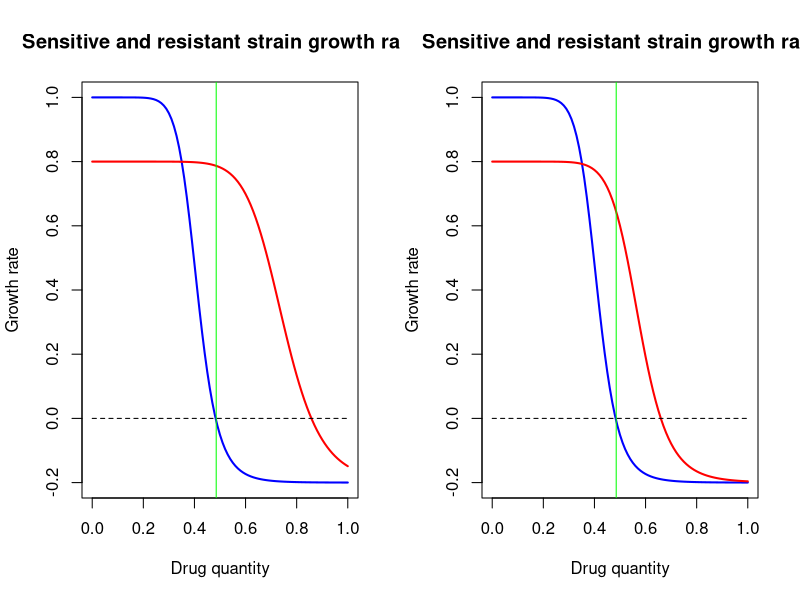
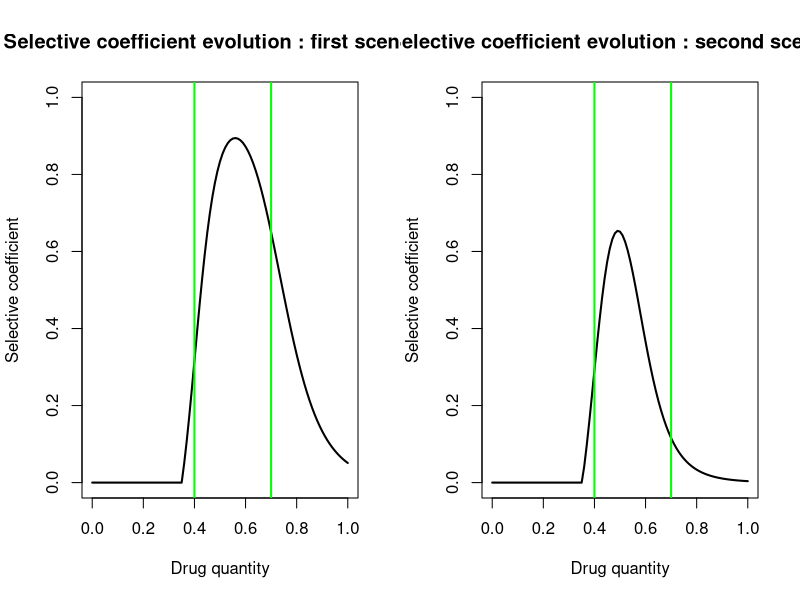
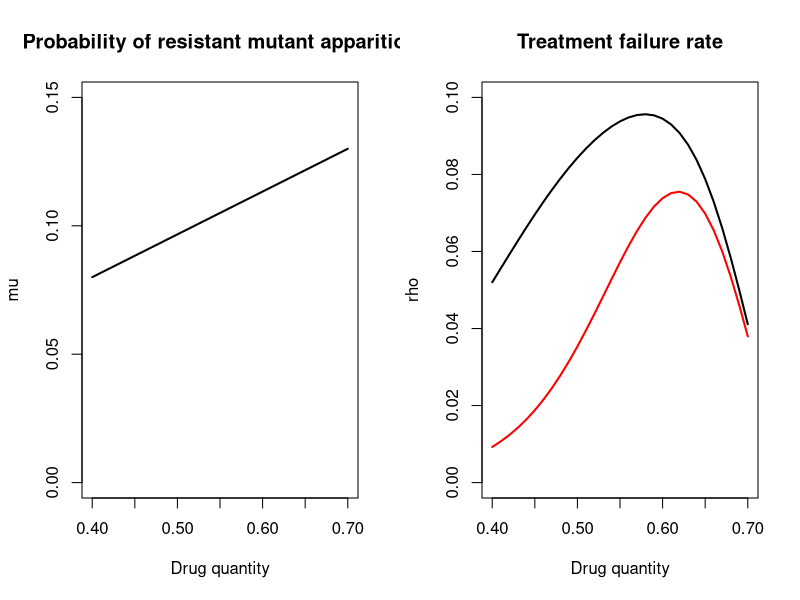
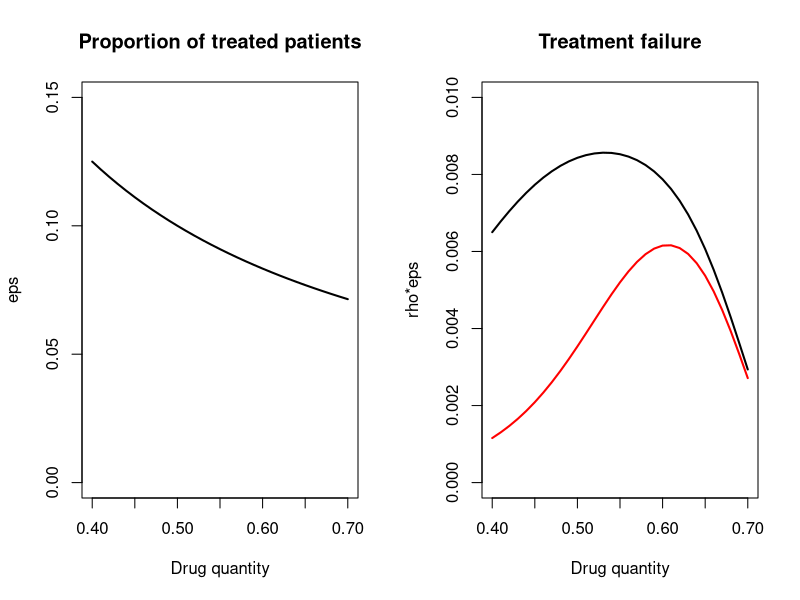
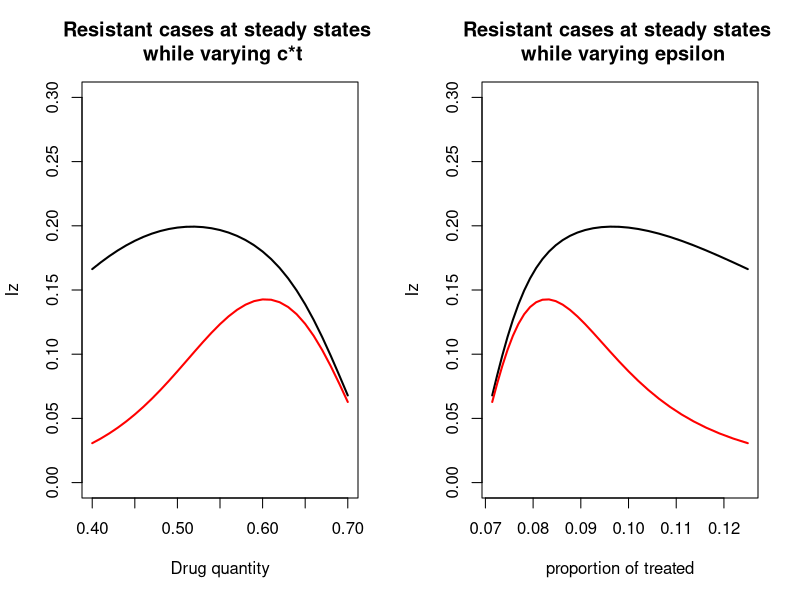
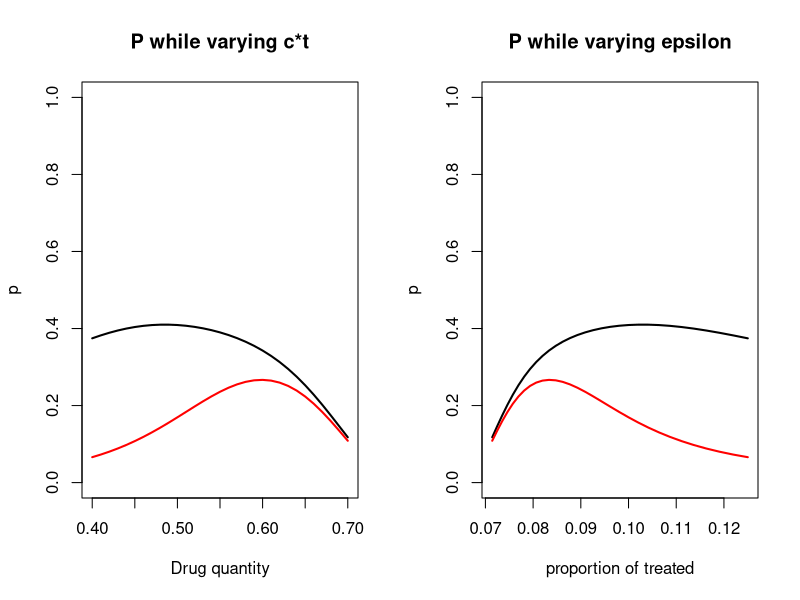

R code for these plots, in order:
## ---- chunk 1
library(plyr)

#per capita maximum growth rate of sensitive bact
max_sens_gr <- 1 

#per capita maximum growth rate of resistant bact
max_res_gr <- 0.8
max_res_gr2 <- 0.8
#per capita minimum growth rate of sensitive bact
min_sens_gr <- -0.2

#per capita minimum growth rate of res bact
min_res_gr <- -0.2
min_res_gr2 <- -0.2
#minimum inhibitory concentration of sen bact

mic_sens <- 0.35
#minimum inhibitory concentration of res bact

mic_res <- 0.65
mic_res2 <- 0.5
#slope for sens bact
kappa_sens <- 10

#slope for res bact  

kappa_res <- 10
kappa_res2 <- 10

param_sens <- c(max_sens_gr, min_sens_gr, mic_sens, kappa_sens)

param_res <- c(max_res_gr, min_res_gr, mic_res, kappa_res)
param_res2 <- c(max_res_gr2, min_res_gr2, mic_res2, kappa_res2)

#mutant emergence probability : we consider that if the amount of applied atb increases, the probability of resistant mutant apparition increases linearly
max_mu <- 0.13
min_mu <- 0.08
max_dot <- 10
min_dot <- 1

#range of intervention - cl=lowest clinically effective dose, cu maximum tolerable dose (toxicity)
cl=0.40
cu=0.70
n_values=(cu-cl)*100+1

drug_quantities <- seq(cl, cu, length.out = n_values )

AMU = 0.05

prop_treated <- AMU/drug_quantities


#selection of corresponding borders in sel_coef vector

lowbound=cu*100+1
highbound=cl*100+1



x <- seq(0,1,by=0.01)
## ---- chunk 2



growth = function(x, maxv, minv, micv, slopev) {
  y <- maxv - ((maxv - minv)*(x/micv)^slopev)/((x/micv)^slopev - maxv/minv)
  return(y)
}

## ---- chunk 3


gr_sens <- lapply(x, growth, max_sens_gr, min_sens_gr, mic_sens, kappa_sens)

gr_res <- lapply(x, growth, max_res_gr, min_res_gr, mic_res, kappa_res)

gr_res2 <- lapply(x, growth, max_res_gr2, min_res_gr2, mic_res2, kappa_res2)

MIC <- sum(gr_sens>0)/length(gr_sens)
MICres <- sum(gr_res>0)/length(gr_res)
MICres2 <- sum(gr_res2>0)/length(gr_res2)
## ---- chunk 4
par(mfrow=c(1,2))

plot(x, gr_sens, main="Sensitive and resistant strain growth rate", xlab="Drug quantity", ylab="Growth rate", ylim=c(-0.2,1), lwd=2, type="l", col='blue')

lines(x, gr_res, type='l', col='red', lwd=2)

lines(x, rep(0, length(x)), type='l', col='black', lwd=1, lty=2)
abline(v=MIC, col='green')


plot(x, gr_sens, main="Sensitive and resistant strain growth rate", xlab="Drug quantity", ylab="Growth rate", ylim=c(-0.2,1), lwd=2, type="l", col='blue')

lines(x, gr_res2, type='l', col='red', lwd=2)

lines(x, rep(0, length(x)), type='l', col='black', lwd=1, lty=2)
abline(v=MIC, col='green')

## ---- chunk 5
gr_sens <- unlist(gr_sens)
gr_res <- unlist(gr_res)
gr_res2 <- unlist(gr_res2)

sel_coef <- gr_res - gr_sens
sel_coef2 <- gr_res2 - gr_sens

sel_coef[which(sel_coef<0)] <- 0
sel_coef2[which(sel_coef2<0)] <- 0


minSC <- sum(sel_coef==0)/length(sel_coef)

plot(x, sel_coef, main="Selective coefficient evolution : first scenario", xlab="Drug quantity", ylab="Selective coefficient", ylim=c(0,1), lwd=2, type="l", col='black')
abline(v=cl, col='green', lw=2)
abline(v=cu, col='green', lw=2)

plot(x, sel_coef2, main="Selective coefficient evolution : second scenario", xlab="Drug quantity", ylab="Selective coefficient", ylim=c(0,1), lwd=2, type="l", col='black')
abline(v=cl, col='green', lw=2)
abline(v=cu, col='green', lw=2)
## ---- chunk 6
mu_prob <- seq(min_mu, max_mu, length.out = n_values)
doses <- seq(cl, cu, length.out = n_values)

plot(doses, mu_prob, main="Probability of resistant mutant apparition", xlab="Drug quantity", ylab="mu", ylim=c(0,0.15), lwd=2, type="l", col='black')

## ---- chunk 7
sel_sel_coef <- sel_coef[lowbound:highbound]
sel_sel_coef2 <- sel_coef2[lowbound:highbound]

rho1 <- sel_sel_coef*mu_prob
rho2 <- sel_sel_coef2*mu_prob

plot(doses, rho1, main="Treatment failure rate", xlab="Drug quantity", ylab="rho", lwd=2, type="l", col='black', ylim=c(0, 0.10))

lines(doses, rho2, type='l', col='red', lwd=2)

## ---- chunk 8

plot(doses, prop_treated, main="Proportion of treated patients", xlab="Drug quantity", ylab="eps", ylim=c(0,0.15), lwd=2, type="l", col='black')

## ---- chunk 9
treat_fail <- rho1*prop_treated
treat_fail2 <- rho2*prop_treated

plot(doses, treat_fail, main="Treatment failure", xlab="Drug quantity", ylab="rho*eps", lwd=2, type="l", col='black', ylim=c(0, 0.01))

lines(doses, treat_fail2, type='l', col='red', lwd=2)

## ---- chunk 10

library(deSolve)


options("scipen" = 10)

# initial state:
N <- 1
prop <- 0.01 #initial value of Iw and Iz

# time:
a <- 4000 #time span
m <- 1 #time step

# parameters
pbeta_w <- 0.04 #transmission parameter of Iw
pbeta_z <- 0.015 #transmission parameter of Iz

pgammaa <- 0.01 #innate recovery rate
pgamma_tilt <- 0.1 #recovery rate of Iw when treated by antibiotics



## ---- chunk 11

varying_par <- cbind(prop_treated, rho1)
varying_par2 <- cbind(prop_treated, rho2)


parameters <- c(beta_w=pbeta_w, beta_z=pbeta_z, gamma=pgammaa, gamma_prim=pgamma_tilt, eps=0, rho=0)

state <- c(S=1-2*prop, Iw=prop, Iz=prop)

times=seq(0, a, by=m)

SIS=function(times, state, parameters){
  with(as.list(c(state,parameters)),
       {dS = - beta_w*Iw*S - beta_z*Iz*S + gamma*(1-eps)*Iw + gamma_prim*eps*Iw + gamma*Iz
        dIw = beta_w*Iw*S + (1-eps)*beta_w*Iw*Iz - eps*beta_z*Iz*Iw - rho*eps*Iw - gamma*(1-eps)*Iw - gamma_prim*eps*Iw
        dIz = beta_z*Iz*S + eps*beta_z*Iz*Iw + rho*eps*Iw - (1-eps)*beta_w*Iw*Iz - gamma*Iz
        
        list(c(dS, dIw, dIz))
       })
}

calc_fun = function(x) {
  parameters[5] <- x[1]
  parameters[6] <- x[2]
  out=as.data.frame(
  ode(y=state, times=times, func=SIS, parms=parameters))
  return(out)
}



## ---- chunk 12

out <- do.call(cbind, apply(varying_par, 1 , calc_fun))

out2 <- do.call(cbind, apply(varying_par2, 1 , calc_fun))

## ---- chunk 13

niz <- seq(4, ncol(out), by=4)
niw <- seq(3, ncol(out), by=4)

iz_steady <- out[nrow(out),niz]
iz_steady2 <- out2[nrow(out),niz]

iw_steady <- out[nrow(out),niw]
iw_steady2 <- out2[nrow(out),niw]

p <- iz_steady/(iz_steady+iw_steady)
p2 <- iz_steady2/(iz_steady2+iw_steady2)

## ---- chunk 14
plot(doses, iz_steady, main="Resistant cases at steady states \n while varying c*t", xlab="Drug quantity", ylab="Iz", ylim=c(0,0.30), lwd=2, type="l", col='black')

lines(doses, iz_steady2, type='l', col='red', lwd=2)


plot(prop_treated, iz_steady, main="Resistant cases at steady states \n while varying epsilon", xlab="proportion of treated", ylab="Iz", ylim=c(0,0.30), lwd=2, type="l", col='black')

lines(prop_treated, iz_steady2, type='l', col='red', lwd=2)

## ---- chunk 15
plot(doses, p, main="P while varying c*t", xlab="Drug quantity", ylab="p", ylim=c(0,1), lwd=2, type="l", col='black')

lines(doses, p2, type='l', col='red', lwd=2)


plot(prop_treated, p, main="P while varying epsilon", xlab="proportion of treated", ylab="p", ylim=c(0,1), lwd=2, type="l", col='black')

lines(prop_treated, p2, type='l', col='red', lwd=2)
